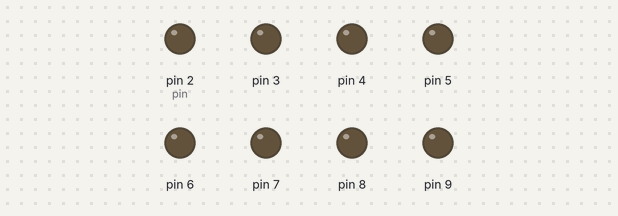
Bench run of a sketch on a simulated Arduino Uno, built with avr-gcc and run on an emulated ATmega328P. Parts: output pins drawn as LEDs (lit = HIGH).

Above: at 0.1 s.
At 5.1 s:
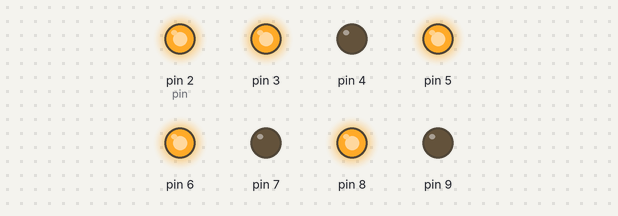
At 9.1 s:
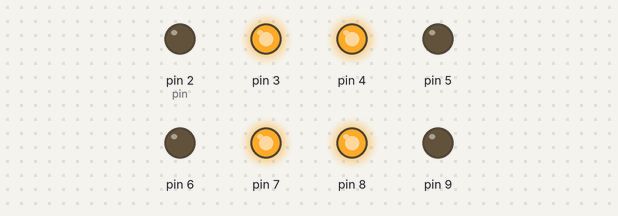
At 19.1 s:
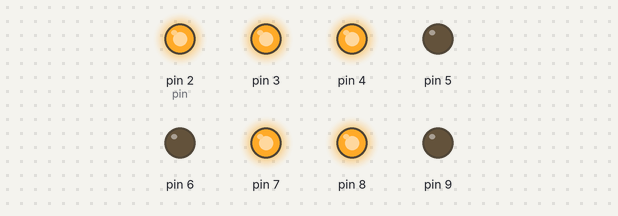
At 27.1 s:
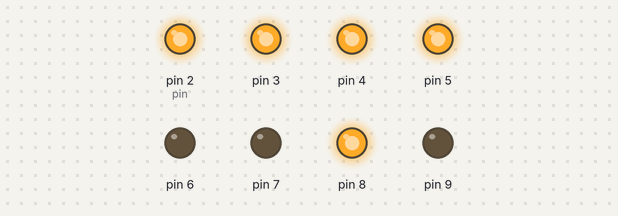
At 37.1 s:
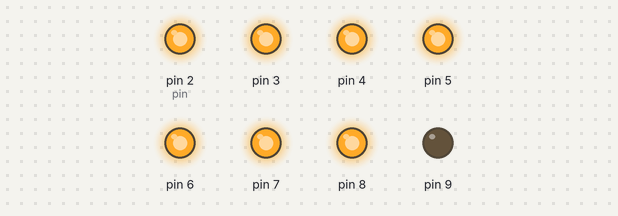
Timing chart, 0 to 40.0 s (numbered marks = the images above):
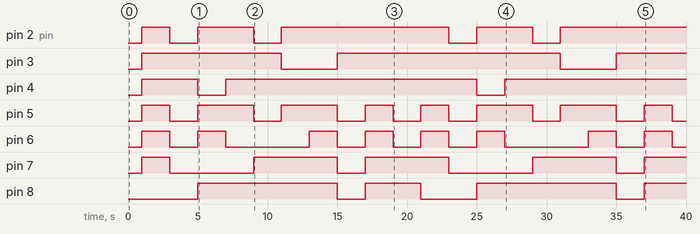

Measured:
- by itself, pin 2 (pin): LOW → HIGH at 1.0 s, → LOW 2.0 s later, → HIGH 2.0 s later, → LOW 4.0 s later, … (9 changes in this stretch)
- by itself, pin 3: goes HIGH 10.0 s, LOW 4.0 s, HIGH 16.0 s, LOW 4.0 s, then HIGH
- by itself, pin 4: goes HIGH 4.0 s, LOW 2.0 s, HIGH 18.0 s, LOW 2.0 s, then HIGH
- by itself, pin 5: LOW → HIGH at 1.0 s, → LOW 2.0 s later, → HIGH 2.0 s later, → LOW 4.0 s later, … (16 changes in this stretch)
- by itself, pin 6: LOW → HIGH at 1.0 s, → LOW 2.0 s later, → HIGH 2.0 s later, → LOW 2.0 s later, … (16 changes in this stretch)
- by itself, pin 7: LOW → HIGH at 1.0 s, → LOW 2.0 s later, → HIGH 6.0 s later, → LOW 6.0 s later, … (9 changes in this stretch)
- by itself, pin 8: goes HIGH 10.0 s, LOW 2.0 s, HIGH 4.0 s, LOW 4.0 s, HIGH 10.0 s, LOW 2.0 s, then HIGH

The sketch:

001.ino
```cpp
byte sevenSegment[10][7] = {
//a, b, c, d, e, f, g
 {1, 1, 1, 1, 1, 1, 0},   // 0
 {0, 1, 1, 0, 0, 0, 0},   // 1
 {1, 1, 0, 1, 1, 0, 1},   // 2
 {1, 1, 1, 1, 0, 0, 1},   // 3
 {0, 1, 1, 0, 0, 1, 1},   // 4
 {1, 0, 1, 1, 0, 1, 1},   // 5
 {1, 0, 1, 1, 1, 1, 1},   // 6
 {1, 1, 1, 0, 0, 0, 0},   // 7
 {1, 1, 1, 1, 1, 1, 1},   // 8
 {1, 1, 1, 0, 0, 1, 1}    // 9
};

void setup(){
  pinMode(2, OUTPUT);
  pinMode(3, OUTPUT);
  pinMode(4, OUTPUT);
  pinMode(5, OUTPUT);
  pinMode(6, OUTPUT);
  pinMode(7, OUTPUT);
  pinMode(8, OUTPUT);
  pinMode(9, OUTPUT);
  digitalWrite(9, 0);
}

void loop(){
  for(byte i = 0; i < 10; i++)
  {
    delay(1000);
    sevenSegWork(i);
    delay(1000);
  }
}

void sevenSegWork(byte digit){
  byte pin = 2;

  for(byte i = 0; i < 7; i++)
  {
    digitalWrite(pin, sevenSegment[digit][i]);
    pin++;
  }
}
```
